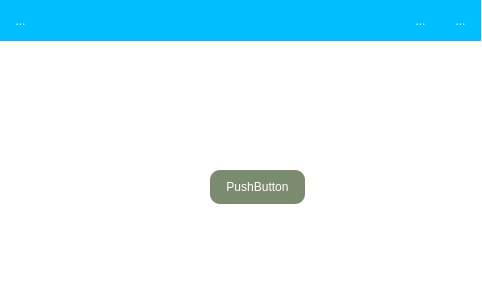
<?xml version="1.0" encoding="UTF-8"?>
<ui version="4.0">
 <class>Form</class>
 <widget class="QWidget" name="Form">
  <property name="geometry">
   <rect>
    <x>0</x>
    <y>0</y>
    <width>482</width>
    <height>300</height>
   </rect>
  </property>
  <property name="sizePolicy">
   <sizepolicy hsizetype="Fixed" vsizetype="Fixed">
    <horstretch>0</horstretch>
    <verstretch>0</verstretch>
   </sizepolicy>
  </property>
  <property name="windowTitle">
   <string>mksync</string>
  </property>
  <property name="styleSheet">
   <string notr="true">font: 9pt &quot;等线&quot;;

border-color: rgb(0, 0, 0);

background-color: rgb(255, 255, 255);

color: rgb(255, 255, 255);

padding: 8;</string>
  </property>
  <widget class="QPushButton" name="pushButton">
   <property name="geometry">
    <rect>
     <x>210</x>
     <y>170</y>
     <width>95</width>
     <height>34</height>
    </rect>
   </property>
   <property name="styleSheet">
    <string notr="true">font: 9pt &quot;等线&quot;;

border-color: rgb(0, 0, 0);

background-color: rgb(123, 139, 111);

color: rgb(255, 255, 255);

border-radius: 10px;

padding: 8;</string>
   </property>
   <property name="text">
    <string>PushButton</string>
   </property>
   <property name="flat">
    <bool>true</bool>
   </property>
  </widget>
  <widget class="QWidget" name="widget" native="true">
   <property name="geometry">
    <rect>
     <x>0</x>
     <y>0</y>
     <width>481</width>
     <height>41</height>
    </rect>
   </property>
   <property name="styleSheet">
    <string notr="true">font: 9pt &quot;等线&quot;;

border-color: rgb(0, 0, 0);

background-color: rgb(0, 191, 255);

color: rgb(255, 255, 255);

padding: 8;</string>
   </property>
   <widget class="QToolButton" name="toolButton_3">
    <property name="geometry">
     <rect>
      <x>0</x>
      <y>0</y>
      <width>41</width>
      <height>41</height>
     </rect>
    </property>
    <property name="styleSheet">
     <string notr="true">font: 9pt &quot;等线&quot;;

border-color: rgb(0, 0, 0);

background-color: rgb(0, 191, 255);

color: rgb(255, 255, 255);

border-radius: 10px;

padding: 8;</string>
    </property>
    <property name="text">
     <string>...</string>
    </property>
    <property name="icon">
     <iconset>
      <normaloff>../images/settings.png</normaloff>../images/settings.png</iconset>
    </property>
    <property name="iconSize">
     <size>
      <width>41</width>
      <height>41</height>
     </size>
    </property>
   </widget>
   <widget class="QToolButton" name="toolButton_2">
    <property name="geometry">
     <rect>
      <x>400</x>
      <y>0</y>
      <width>41</width>
      <height>41</height>
     </rect>
    </property>
    <property name="styleSheet">
     <string notr="true">font: 9pt &quot;等线&quot;;

border-color: rgb(0, 0, 0);

background-color: rgb(0, 191, 255);

color: rgb(255, 255, 255);

border-radius: 10px;

padding: 8;</string>
    </property>
    <property name="text">
     <string>...</string>
    </property>
    <property name="icon">
     <iconset>
      <normaloff>../images/minimize.png</normaloff>../images/minimize.png</iconset>
    </property>
    <property name="iconSize">
     <size>
      <width>41</width>
      <height>41</height>
     </size>
    </property>
   </widget>
   <widget class="QToolButton" name="toolButton">
    <property name="geometry">
     <rect>
      <x>440</x>
      <y>0</y>
      <width>41</width>
      <height>41</height>
     </rect>
    </property>
    <property name="sizePolicy">
     <sizepolicy hsizetype="Fixed" vsizetype="Fixed">
      <horstretch>0</horstretch>
      <verstretch>0</verstretch>
     </sizepolicy>
    </property>
    <property name="styleSheet">
     <string notr="true">font: 9pt &quot;等线&quot;;

border-color: rgb(0, 0, 0);

background-color: rgb(0, 191, 255);

color: rgb(255, 255, 255);

border-radius: 10px;

padding: 8;</string>
    </property>
    <property name="text">
     <string>...</string>
    </property>
    <property name="icon">
     <iconset>
      <normaloff>../images/close.png</normaloff>../images/close.png</iconset>
    </property>
    <property name="iconSize">
     <size>
      <width>41</width>
      <height>41</height>
     </size>
    </property>
    <property name="autoRaise">
     <bool>false</bool>
    </property>
   </widget>
  </widget>
 </widget>
 <resources/>
 <connections/>
</ui>
